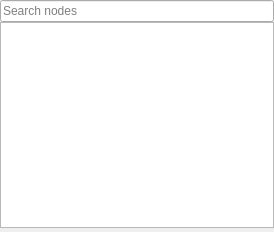
<?xml version="1.0" encoding="UTF-8"?>
<ui version="4.0">
 <class>NodesDock</class>
 <widget class="QDockWidget" name="NodesDock">
  <property name="geometry">
   <rect>
    <x>0</x>
    <y>0</y>
    <width>274</width>
    <height>232</height>
   </rect>
  </property>
  <property name="windowTitle">
   <string>Nodes</string>
  </property>
  <widget class="QWidget" name="dockWidgetContents">
   <layout class="QVBoxLayout" name="verticalLayout">
    <property name="spacing">
     <number>0</number>
    </property>
    <property name="leftMargin">
     <number>0</number>
    </property>
    <property name="topMargin">
     <number>0</number>
    </property>
    <property name="rightMargin">
     <number>0</number>
    </property>
    <property name="bottomMargin">
     <number>0</number>
    </property>
    <item>
     <layout class="QVBoxLayout" name="verticalLayout_2">
      <property name="spacing">
       <number>0</number>
      </property>
      <property name="bottomMargin">
       <number>0</number>
      </property>
      <item>
       <widget class="QLineEdit" name="m_search_nodes_edit">
        <property name="placeholderText">
         <string>Search nodes</string>
        </property>
       </widget>
      </item>
      <item>
       <widget class="flow_document::NodesView" name="m_nodes_view">
        <property name="dragEnabled">
         <bool>true</bool>
        </property>
        <attribute name="headerVisible">
         <bool>false</bool>
        </attribute>
       </widget>
      </item>
      <item>
       <layout class="QHBoxLayout" name="m_toolbar_layout">
        <property name="spacing">
         <number>6</number>
        </property>
        <property name="leftMargin">
         <number>2</number>
        </property>
        <property name="topMargin">
         <number>2</number>
        </property>
        <property name="rightMargin">
         <number>2</number>
        </property>
        <property name="bottomMargin">
         <number>2</number>
        </property>
       </layout>
      </item>
     </layout>
    </item>
   </layout>
  </widget>
 </widget>
 <customwidgets>
  <customwidget>
   <class>flow_document::NodesView</class>
   <extends>QTreeView</extends>
   <header>flow_document/component/nodes/nodes_view.h</header>
  </customwidget>
 </customwidgets>
 <resources>
  <include location="../../../resources/plugins/flow_document/flow_document.qrc"/>
 </resources>
 <connections/>
</ui>
